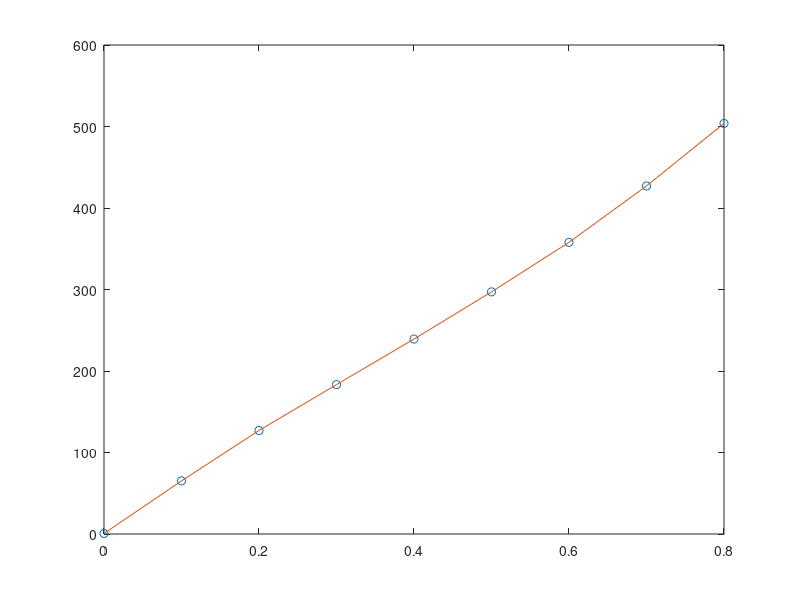

This figure's MATLAB source: (Note: this script raises an error after producing the figure.)
%% Tratamento de dados do mancal otimziado
% rafael Corsi

% load otimziado dx
load('fem_otimizado_dx.mat')

figure
plot(fem_otimzado_dx(:,1),fem_otimzado_dx(:,2), 'o');
hold on
plot(fem_otimzado_dx(:,1),fem_otimzado_dx(:,2));
hold off
belezura
xlabel('d_x [mm]');
ylabel('F_x [N]')
export_pdf('Resultados/passivo_otimizado_fem_dx',1);

%% load dy
load fem_otimizado_dy;
fem_otimizado_dy.Fy(5)=-30;
plot(fem_otimizado_dy.dy, fem_otimizado_dy.Fy,'Marker','+');
xlabel('d_y [mm]');
ylabel('F_y [N]')
belezura
export_pdf('Resultados/passivo_otimizado_fem_dy',1);


%% load dx e dy

load fem_otimizado_plano;

c = 1;
xx =1;
zz =1;
for x=0:0.5:4
    for z=0:0.5:4
        f(xx,zz) = fem_otimizado_plano.Fx(c);  
        c = c+1;
        zz = zz +1;
    end
    zz=1;
    xx = xx + 1;
end

[X Y] = meshgrid(0:0.5:4,0:0.5:4);

figure1 = figure('PaperType','<custom>','PaperSize',[5 5]);

axes1 = axes('Parent',figure1);
view(axes1,[-67.5 16]);
hold(axes1,'all');
surf(X,Y,f,'Parent',axes1);
export_pdf('Eletromagnetica/Resultados/passivo_otimizado_fem_plano',1);

%%
load fem_otimizado_tilt;
passivo_otimizado_tilt.T(1) = 0;
plot(passivo_otimizado_tilt.tz, passivo_otimizado_tilt.T, 'Marker','+')
xlabel('Tilt em graus');
ylabel('Torque [N.m]'); 
belezura
export_pdf('Eletromagnetica/Resultados/passivo_otimizado_fem_tilt',1);



